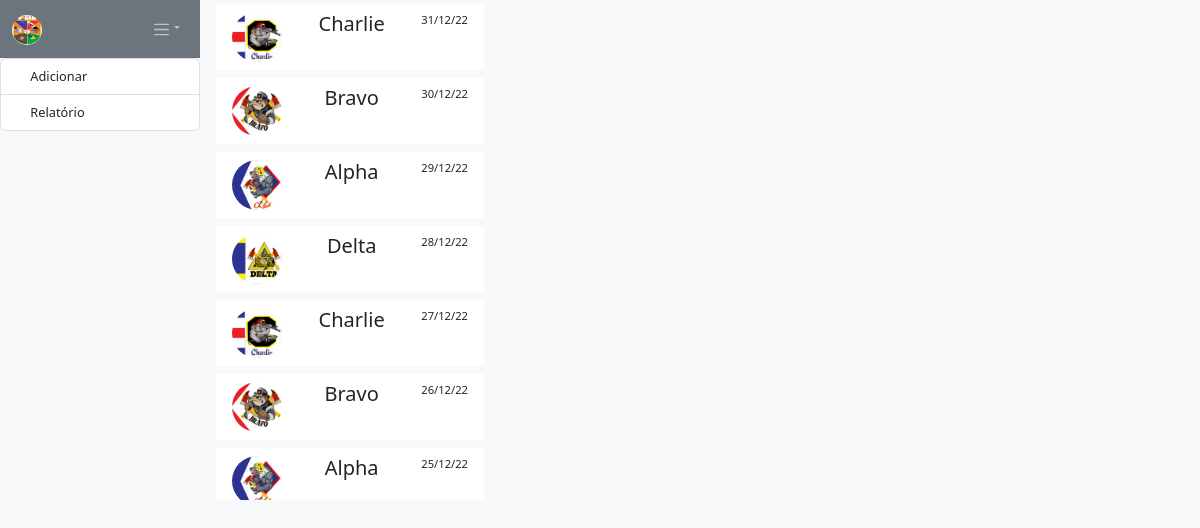
Page /mapas on the committed database.
### tables this page shows
CREATE TABLE IF NOT EXISTS `mapas` (
  `idmapa` int(11) NOT NULL AUTO_INCREMENT,
  `ala` varchar(50) NOT NULL,
  `idofdia` int(11) NOT NULL DEFAULT '0',
  `idchefe` int(11) NOT NULL DEFAULT '0',
  `idtelefonista1` int(11) NOT NULL DEFAULT '0',
  `idtelefonista2` int(11) NOT NULL DEFAULT '0',
  `data` datetime DEFAULT NULL,
  PRIMARY KEY (`idmapa`)
);

### mapas/index.php (the view, shortened to what this page needs)
<?php include_once "../templates/header.php";
require_once '../conexao.php';
$sql = "SELECT * FROM mapas ORDER BY idmapa DESC ";
$res = $conn->query($sql);
$row = $res->fetch_assoc();
?>
        <div class="list-group mb-1">
          <a href="?p=ins" class="list-group-item list-group-item-action" aria-current="true"><i class="fas fa-plus-circle"></i> Adicionar</a>
          <a href="?p=rel" class="list-group-item list-group-item-action" aria-current="true"><i class='fas fa-file-alt'></i> Relatório</a>
        </div>
</div>
  <div class="col-sm-3" style="overflow-y: scroll; height: 500px;">
    <?php
    if($res->num_rows > 0) {
  do {
    switch ($row['ala']) {
      case 'Alpha':
        $alaimg = 'alpha.jpeg';
        break;
      case 'Bravo':
        $alaimg = 'bravo.jpeg';
        break;
      case 'Charlie':
        $alaimg = 'charlie.jpeg';
        break;
      case 'Delta':
        $alaimg = 'delta.jpeg';
        break;
      }
    ?>
    <div class="list-group list-group-flush p-1">
      <a href="../mapadet/?idmapa=<?=$row['idmapa'];?>" class="list-group-item list-group-item-action" aria-current="true">
        <div class="d-flex w-100 justify-content-between">
          <img src="../img/<?=$alaimg;?>" width="50" height="50" class="rounded-circle" >
          <h5 class="mb-1"><?=$row['ala'];?></h5>
          <small><?=date('d/m/y', (strtotime($row["data"])));?></small>
        </div>
      </a>
    </div>
      <?php } while($row = $res->fetch_assoc());
   } else echo "Escolha uma data válida";?>
  </div>
<div class="col-sm">
<?php include_once '../templates/footer.php';?>

### css/index.css (style rules this page uses)
a:hover, a:link, a:visited, a:active { text-decoration: none }

### rows in the picture
mapas: ala "Charlie", data "31/12/22"
mapas: ala "Bravo", data "30/12/22"
mapas: ala "Alpha", data "29/12/22"
mapas: shows a picture, ala "Delta", data "28/12/22"
mapas: ala "Charlie", data "27/12/22"
mapas: ala "Bravo", data "26/12/22"
mapas: ala "Alpha", data "25/12/22"
